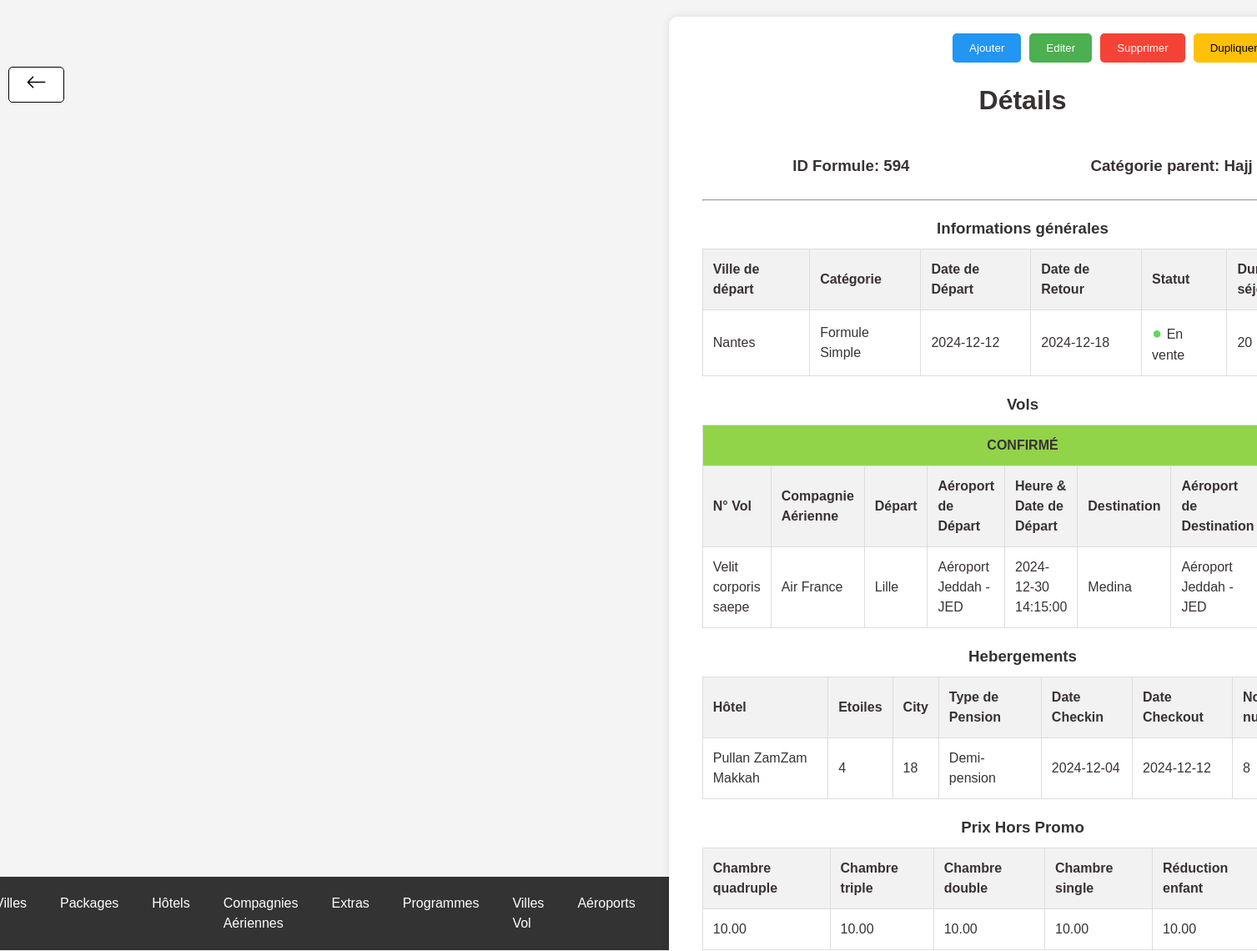
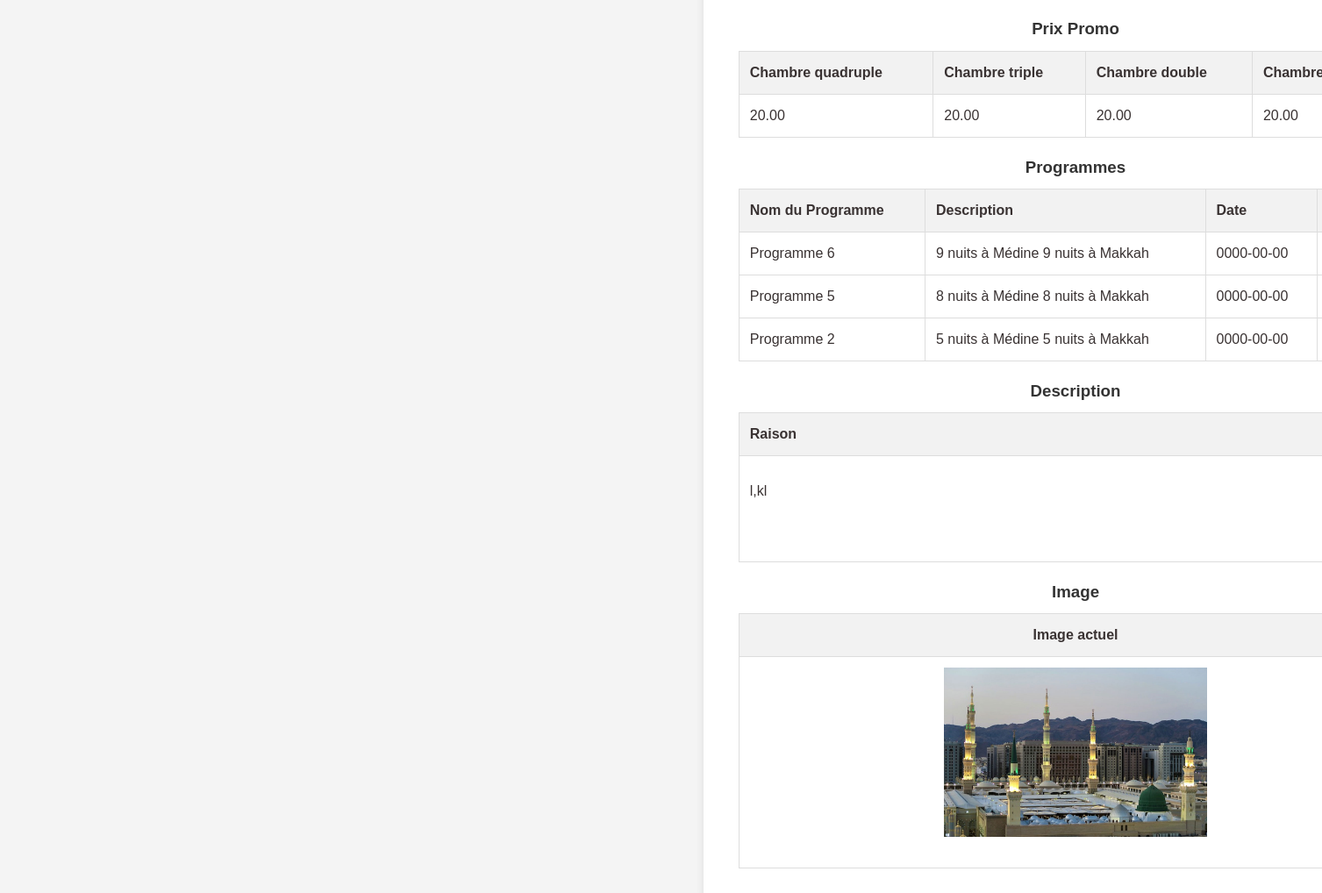
The app's page /display_formule.php?id=594 (signed in) with its own data (2 pictures, top to bottom).
### tables this page shows
CREATE TABLE `formules` (
  `id` int(11) NOT NULL,
  `package_id` int(11) NOT NULL,
  `date_depart` date DEFAULT NULL,
  `date_retour` date DEFAULT NULL,
  `statut` enum('activé','désactivé') NOT NULL,
  `duree_sejour` varchar(255) NOT NULL,
  `prix_chambre_quadruple` decimal(10,2) NOT NULL,
  `prix_chambre_triple` decimal(10,2) NOT NULL,
  `prix_chambre_double` decimal(10,2) NOT NULL,
  `prix_chambre_single` decimal(10,2) NOT NULL,
  `child_discount` decimal(10,2) NOT NULL,
  `prix_bebe` decimal(10,2) NOT NULL,
  `prix_chambre_quadruple_promo` decimal(10,2) NOT NULL,
  `prix_chambre_triple_promo` decimal(10,2) NOT NULL,
  `prix_chambre_double_promo` decimal(10,2) NOT NULL,
  `prix_chambre_single_promo` decimal(10,2) NOT NULL,
  `type_id` int(11) DEFAULT NULL,
  `created_at` timestamp NOT NULL DEFAULT current_timestamp() ON UPDATE current_timestamp(),
  `programs_id` longtext DEFAULT NULL CHECK (json_valid(`programs_id`)),
  `program_order` longtext NOT NULL CHECK (json_valid(`program_order`)),
  `description` text NOT NULL,
  `s1t` varchar(255) NOT NULL,
  `s1d` text NOT NULL,
  `s2t` varchar(255) NOT NULL,
  `s2d` text NOT NULL,
  `s3t` varchar(255) NOT NULL,
  `s3d` text NOT NULL,
  `s4t` varchar(255) NOT NULL,
  `s4d` text NOT NULL,
  `s5t` varchar(255) NOT NULL,
  `s5d` text NOT NULL,
  `uploaded_file` varchar(255) DEFAULT NULL,
  `image_formule` varchar(255) DEFAULT NULL,
  `statut_vol` varchar(20) NOT NULL DEFAULT 'CONFIRMÉ'
);

CREATE TABLE `category_parent` (
  `id` int(11) NOT NULL,
  `nom` varchar(255) NOT NULL,
  `description` text NOT NULL,
  `photo` varchar(255) NOT NULL
);

CREATE TABLE `omra_packages` (
  `id` int(11) NOT NULL,
  `category_parent_id` int(11) NOT NULL,
  `nom` varchar(255) NOT NULL,
  `description` text NOT NULL,
  `photo` varchar(255) NOT NULL
);

CREATE TABLE `type_formule_omra` (
  `id` int(11) NOT NULL,
  `nom` varchar(255) NOT NULL,
  `formule_parent_id` int(11) DEFAULT NULL
);

CREATE TABLE `vols` (
  `id` int(11) NOT NULL,
  `formule_id` int(11) NOT NULL,
  `ville_depart_id` varchar(255) NOT NULL,
  `ville_destination_id` int(11) NOT NULL,
  `airport_depart_id` int(11) NOT NULL,
  `airport_destination_id` int(11) NOT NULL,
  `compagnie_aerienne_id` int(11) NOT NULL,
  `num_vol` varchar(255) NOT NULL,
  `heure_depart` datetime NOT NULL,
  `heure_arrivee` datetime NOT NULL
);

CREATE TABLE `compagnies_aeriennes` (
  `id` int(11) NOT NULL,
  `nom` varchar(255) NOT NULL,
  `logo` varchar(255) NOT NULL
);

CREATE TABLE `ville_depart` (
  `id` int(11) NOT NULL,
  `nom` varchar(255) NOT NULL,
  `statut` enum('activé','désactivé') NOT NULL
);

CREATE TABLE `airports` (
  `id` int(11) NOT NULL,
  `nom` varchar(255) NOT NULL,
  `abrv` varchar(255) NOT NULL
);

CREATE TABLE `hebergements` (
  `id` int(11) NOT NULL,
  `formule_id` int(11) NOT NULL,
  `hotel_id` int(11) NOT NULL,
  `type_pension` varchar(255) NOT NULL,
  `date_checkin` date NOT NULL,
  `date_checkout` date NOT NULL,
  `nombre_nuit` int(11) NOT NULL
);

CREATE TABLE `hotels` (
  `id` int(11) NOT NULL,
  `nom` varchar(255) NOT NULL,
  `etoiles` int(11) NOT NULL,
  `ville` varchar(100) NOT NULL,
  `details` text NOT NULL,
  `monument` varchar(255) NOT NULL,
  `image_gallery` text DEFAULT NULL
);

CREATE TABLE `programs` (
  `id` int(11) NOT NULL,
  `nom` varchar(255) NOT NULL,
  `description` text NOT NULL,
  `photo` varchar(255) NOT NULL
);

### display_formule.php (the view, shortened to what this page needs)
<?php
include 'db.php';
$formule_id = intval($_GET['id']);
$sql_formule = "
    SELECT f.*,
           p.nom AS package_name,
           t.nom AS type_name,
           c.nom AS category_parent_name
    FROM formules f
    LEFT JOIN omra_packages p ON f.package_id = p.id
    LEFT JOIN type_formule_omra t ON f.type_id = t.id
    LEFT JOIN category_parent c ON p.category_parent_id = c.id
    WHERE f.id = $formule_id
";
$result_formule = mysqli_query($conn, $sql_formule);
$formule = mysqli_fetch_assoc($result_formule);
$programs = json_decode($formule['programs_id'], true);
$programOrder = json_decode($formule['program_order'], true);
$programData = [];
if (!empty($programs)) {
    $programIds = implode(',', $programs);
    $sqlPrograms = "SELECT id, nom, description FROM programs WHERE id IN ($programIds)";
    $resultPrograms = mysqli_query($conn, $sqlPrograms);
    while ($row = mysqli_fetch_assoc($resultPrograms)) {
        $sqlProgramDetails = "SELECT date, duration FROM program_details WHERE formule_id = ? AND program_id = ?";
        $stmt = mysqli_prepare($conn, $sqlProgramDetails);
        mysqli_stmt_bind_param($stmt, 'ii', $formule['id'], $row['id']);
        mysqli_stmt_execute($stmt);
        $resultDetails = mysqli_stmt_get_result($stmt);
        if ($details = mysqli_fetch_assoc($resultDetails)) {
            $row['date'] = $details['date'];
            $row['duration'] = $details['duration'];
        } else {
            $row['date'] = null;
            $row['duration'] = null;
        }
        $programData[$row['id']] = $row;
    }
    $orderedProgramData = [];
    foreach ($programOrder as $programId) {
        if (isset($programData[$programId])) {
            $orderedProgramData[] = $programData[$programId];
        }
    }
}
$sql_hebergements = "
    SELECT h.*, ht.nom AS hotel_name, ht.etoiles, ht.ville
    FROM hebergements h
    LEFT JOIN hotels ht ON h.hotel_id = ht.id
    WHERE h.formule_id = $formule_id
";
$result_hebergements = mysqli_query($conn, $sql_hebergements);
$sql_vols = "
    SELECT
        v.*,
        ca.nom AS compagnie_aerienne,
        vd_depart.nom AS ville_depart_nom,
        vd_destination.nom AS ville_destination_nom,
        ad_depart.nom AS airport_depart_nom,
        ad_depart.abrv AS airport_depart_abrv,
        ad_destination.nom AS airport_destination_nom,
        ad_destination.abrv AS airport_destination_abrv
    FROM
        vols v
    LEFT JOIN
        compagnies_aeriennes ca ON v.compagnie_aerienne_id = ca.id
    LEFT JOIN
        ville_depart vd_depart ON v.ville_depart_id = vd_depart.id
    LEFT JOIN
        ville_depart vd_destination ON v.ville_destination_id = vd_destination.id
    LEFT JOIN
        airports ad_depart ON v.airport_depart_id = ad_depart.id
    LEFT JOIN
        airports ad_destination ON v.airport_destination_id = ad_destination.id
    WHERE
        v.formule_id = $formule_id
";
$result_vols = mysqli_query($conn, $sql_vols);
?>
<!DOCTYPE html>
<html lang="en">
<head>
</head>
<body>
    <?php include 'header.php'; ?>
    <div class="container">
        <div class="buttons">
            <button class="button add" onclick="window.location.href='ajoutformule.php'">Ajouter</button>
            <button class="button edit"
                onclick="window.location.href='edit_formule.php?id=<?php echo $formule_id; ?>'">Editer</button>
            <button class="button delete" onclick="deleteFormule(<?php echo $formule_id; ?>)">Supprimer</button>
            <button class="button duplicate" onclick="duplicateFormule(<?php echo $formule_id; ?>)">Dupliquer</button>
        </div>
        <div class="content">
            <h1 style="text-align:center;">Détails</h1>
            <div style="display: flex; justify-content: space-around;">
                <h3><?php echo "ID Formule: " . $formule_id ?></h3>
                <h3><?php echo "Catégorie parent: " . $formule['category_parent_name']; ?></h3>
            </div>
            <hr>
            <div class="section">
                <h3>Informations générales</h3>
                <table>
                    <tr>
                        <th>Ville de départ</th>
                        <th>Catégorie</th>
                        <th>Date de Départ</th>
                        <th>Date de Retour</th>
                        <th>Statut</th>
                        <th>Durée de séjour</th>
                    </tr>
                    <tr>
                        <td><?php echo $formule['package_name']; ?></td>
                        <td><?php echo $formule['type_name']; ?></td>
                        <td><?php echo $formule['date_depart']; ?></td>
                        <td><?php echo $formule['date_retour']; ?></td>
                        <?php
                        if ($formule['statut'] === 'activé') {
                            echo "<td><span class='active'>● </span>En vente</td>";
                        } else {
                            echo "<td><span class='inactive'>● </span>Épuisé</td>";
                        }
                        ?>
                        <td><?php echo $formule['duree_sejour']; ?></td>
                    </tr>
                </table>
            </div>
            <div class="section">
                <h3>Vols</h3>
                <table>
                    <tr>
                        <th colspan="8"
                            style="text-align:center; background-color:<?php echo ($formule['statut_vol'] == 'CONFIRMÉ') ? '#91d44a' : '#fac611' ?>;">
                            <?php echo $formule['statut_vol']; ?>
                        </th>
                    </tr>
                    <tr>
                        <th>N° Vol</th>
                        <th>Compagnie Aérienne</th>
                        <th>Départ</th>
                        <th>Aéroport de Départ</th>
                        <th>Heure & Date de Départ</th>
                        <th>Destination</th>
                        <th>Aéroport de Destination</th>
                    </tr>
                    <?php while ($row = mysqli_fetch_assoc($result_vols)): ?>
                        <tr>
                            <td><?php echo $row['num_vol']; ?></td>
                            <td><?php echo $row['compagnie_aerienne']; ?></td>
                            <td><?php echo $row['ville_depart_nom']; ?></td>
                            <td><?php echo $row['airport_depart_nom'] . " - " . $row['airport_depart_abrv']; ?></td>
                            <td><?php echo $row['heure_depart']; ?></td>
                            <td><?php echo $row['ville_destination_nom']; ?></td>
                            <td><?php echo $row['airport_destination_nom'] . " - " . $row['airport_destination_abrv']; ?>
                            </td>
                        </tr>
                    <?php endwhile; ?>
                </table>
            </div>
            <div class="section">
                <h3>Hebergements</h3>
                <table>
                    <tr>
                        <th>Hôtel</th>
                        <th>Etoiles</th>
                        <th>City</th>
                        <th>Type de Pension</th>
                        <th>Date Checkin</th>
                        <th>Date Checkout</th>
                        <th>Nombre de nuitées</th>
                    </tr>
                    <?php while ($row = mysqli_fetch_assoc($result_hebergements)): ?>
                        <tr>
                            <td><?php echo $row['hotel_name']; ?></td>
                            <td><?php echo $row['etoiles']; ?></td>
                            <td><?php echo $row['ville']; ?></td>
                            <td><?php echo $row['type_pension']; ?></td>
                            <td><?php echo $row['date_checkin']; ?></td>
                            <td><?php echo $row['date_checkout']; ?></td>
                            <td><?php echo $row['nombre_nuit']; ?></td>
                        </tr>
                    <?php endwhile; ?>
                </table>
            </div>
            <div class="section">
                <h3>Prix Hors Promo</h3>
                <table>
                    <tr>
                        <th>Chambre quadruple</th>
                        <th>Chambre triple</th>
                        <th>Chambre double</th>
                        <th>Chambre single</th>
                        <th>Réduction enfant</th>
                    </tr>
                    <tr>
                        <td><?php echo $formule['prix_chambre_quadruple']; ?></td>
                        <td><?php echo $formule['prix_chambre_triple']; ?></td>
                        <td><?php echo $formule['prix_chambre_double']; ?></td>
                        <td><?php echo $formule['prix_chambre_single']; ?></td>
                        <td><?php echo $formule['child_discount']; ?></td>
                    </tr>
                </table>
            </div>
            <div class="section">
                <h3>Prix Promo</h3>
                <table>
                    <tr>
                        <th>Chambre quadruple</th>
                        <th>Chambre triple</th>
                        <th>Chambre double</th>
                        <th>Chambre single</th>
                    </tr>
                    <tr>
                        <td><?php echo $formule['prix_chambre_quadruple_promo']; ?></td>
                        <td><?php echo $formule['prix_chambre_triple_promo']; ?></td>
                        <td><?php echo $formule['prix_chambre_double_promo']; ?></td>
                        <td><?php echo $formule['prix_chambre_single_promo']; ?></td>
                    </tr>
                </table>
            </div>
            <div class="section">
    <h3>Programmes</h3>
    <?php if (!empty($orderedProgramData)): ?>
        <table>
            <tr>
                <th>Nom du Programme</th>
                <th>Description</th>
                <th>Date</th>
                <th>Duration</th>
            </tr>
            <?php foreach ($orderedProgramData as $program): ?>
                <tr>
                    <td><?php echo htmlspecialchars($program['nom']); ?></td>
                    <td><?php echo htmlspecialchars($program['description']); ?></td>
                    <?php if ($program['date'] && $program['duration']): ?>
                        <td><?php echo htmlspecialchars($program['date']); ?></td>
                        <td><?php echo htmlspecialchars($program['duration']); ?></td>
                    <?php elseif (empty($program['duration'])): ?>
                        <td><?php echo htmlspecialchars($program['date']); ?></td>
                        <td>-</td>
                    <?php else: ?>
                        <td>-</td>
                        <td>-</td>
                    <?php endif; ?>
                </tr>
            <?php endforeach; ?>
        </table>
    <?php else: ?>
        <p>Aucun programme à afficher.</p>
    <?php endif; ?>
</div>
            <div class="section">
                <h3>Description</h3>
                <table>
                    <tr>
                        <th>Raison</th>
                    </tr>
                    <tr>
                        <td><?php echo $formule['description']; ?></td>
                    </tr>
                </table>
            </div>
            <div class="section">
                <h3>Image</h3>
                <table style="text-align: center;">
                    <tr>
                        <th style="text-align: center;">
                            Image actuel
                        </th>
                    </tr>
                    <tr>
                        <td style="text-align: center;">
                            <img src="<?php echo $formule['image_formule']; ?>" alt="image_formule"
                                style="width:300px; "></p>
                        </td>
                    </tr>
                </table>
            </div>
        </div>
    </div>
</body>
</html>

### css/styles.css (style rules this page uses)
body { font-family: 'Lexend', sans-serif; line-height: 1.5; min-height: 100vh; display: flex; align-items: center; justify-content: center; color: #393232; background-color: #f7f7f7; }

### display_formule.php (style rules this page uses)
body { font-family: Arial, sans-serif; background-color: #f4f4f4; margin: 0; padding: 0; }
.container { width: 90%; margin: 20px auto; background-color: #fff; padding: 20px; border-radius: 10px; box-shadow: 0 0 10px rgba(0, 0, 0, 0.1); }
.content { margin: 20px; }
.section { margin-bottom: 20px; }
.section h3 { margin-bottom: 10px; color: #333; }
table { width: 100%; border-collapse: collapse; margin-top: 10px; }
table, th, td { border: 1px solid #ddd; }
th, td { padding: 12px; text-align: left; }
th { background-color: #f2f2f2; }
.buttons { display: flex; justify-content: flex-end; gap: 10px; margin-bottom: 20px; }
.button { padding: 10px 20px; border: none; border-radius: 5px; cursor: pointer; color: #fff; }
.button.edit { background-color: #4CAF50; }
.button.add { background-color: #2196F3; }
.button.delete { background-color: #f44336; }
.button.duplicate { background-color: #FFC107; color: black; }
h3 { text-align: center; }
.active { color: #62d75e; font-size: 20px; }

### header.php (style rules this page uses)
body { font-family: Arial, sans-serif; background-color: #f4f4f4; margin: 0; padding: 0; box-sizing: border-box; }

### records on screen
formules: category_parent.nom "Hajj", package.nom "Nantes", type.nom "Formule Simple", date_depart "2024-12-12", date_retour "2024-12-18", duree_sejour "20", statut_vol "CONFIRMÉ", prix_chambre_quadruple "10.00", prix_chambre_triple "10.00", prix_chambre_double "10.00", prix_chambre_single "10.00", child_discount "10.00", prix_chambre_quadruple_promo "20.00", prix_chambre_triple_promo "20.00", prix_chambre_double_promo "20.00", prix_chambre_single_promo "20.00", description "l,kl", image_formule (picture)
vols: num_vol "Velit corporis saepe", compagnies_aeriennes.nom "Air France", ville_depart.nom "Lille", airports.nom "Aéroport Jeddah", airports.abrv "JED", heure_depart "2024-12-30 14:15:00", ville_depart.nom "Medina"
hebergements: hotel.nom "Pullan ZamZam Makkah", hotel.etoiles "4", hotel.ville "18", type_pension "Demi-pension", date_checkin "2024-12-04", date_checkout "2024-12-12", nombre_nuit "8"
programs: nom "Programme 6", description "9 nuits à Médine 9 nuits à Makkah", date "0000-00-00"
programs: nom "Programme 5", description "8 nuits à Médine 8 nuits à Makkah", date "0000-00-00"
programs: nom "Programme 2", description "5 nuits à Médine 5 nuits à Makkah", date "0000-00-00"

### other values on screen
$formule_id "594"
